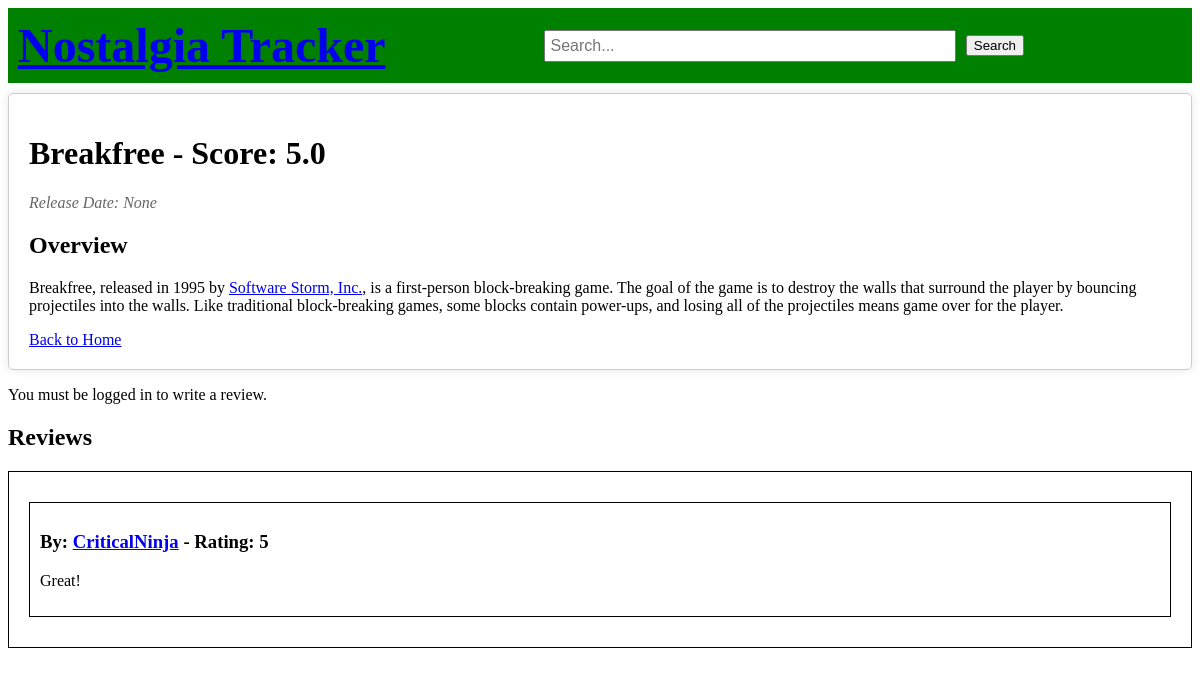
The app's page /game/3030-2 with its own data.
### tables this page shows
CREATE TABLE Game (
            GUID TEXT PRIMARY KEY,
            Name TEXT NOT NULL,
            Description TEXT,
            ReleaseDate TEXT
        );

CREATE TABLE Review (
        ReviewID INTEGER PRIMARY KEY,
        Content TEXT,
        Rating INTEGER,
        Likes INTEGER DEFAULT 0,
        Dislikes INTEGER DEFAULT 0,
        Timestamp TEXT DEFAULT CURRENT_TIMESTAMP,
        UserID INTEGER,
        GameGUID TEXT,
        FOREIGN KEY(UserID) REFERENCES User(UserID),
        FOREIGN KEY(GameGUID) REFERENCES Game(GUID)
    );

CREATE TABLE User (
            UserID INTEGER PRIMARY KEY,
            Username TEXT NOT NULL,
            Email TEXT NOT NULL,
            Password TEXT NOT NULL
        );

### app.py (the view)
@app.route('/game/<guid>')
def game_page(guid):
    db = get_db()
    cur = db.execute("SELECT * FROM Game WHERE GUID = ?", (guid,))
    game = cur.fetchone()
    cur = db.execute("SELECT Review.*, User.Username FROM Review JOIN User ON Review.UserID = User.UserID WHERE Review.GameGUID = ? ORDER BY Timestamp DESC", (guid,))
    reviews = cur.fetchall()
    user_already_reviewed = False
    average_rating = sum([review[2] for review in reviews]) / len(reviews) if reviews else 0  # Assuming Rating is the 3rd column in the reviews table
    if 'user_id' in session:
        db = get_db()
        cur = db.execute("SELECT * FROM Review WHERE UserID = ? AND GameGUID = ?", (session['user_id'], guid))
        user_already_reviewed = cur.fetchone() is not None
    return render_template('game_page.html', game=game, reviews=reviews, user_already_reviewed=user_already_reviewed, average_rating=average_rating)

### app.py (called while the page is built)
@app.before_request
def before_request():
    g.db = get_db()

@app.after_request
def add_header(response):
    response.headers['Cache-Control'] = 'no-store'
    return response

### db.py (called while the page is built)
def get_db():
    if 'db' not in g:
        g.db = sqlite3.connect('games.db')
        g.db.row_factory = sqlite3.Row
    return g.db

### templates/game_page.html (shortened to what this page needs)
<!DOCTYPE html>
<html>
<head>
</head>
<body>
    <div class="header">
        <h1 class="header-title"><a href="{{ url_for('index') }}">Nostalgia Tracker</a></h1>
        <form class="search-bar" action="{{ url_for('search') }}" method="post">
            <input type="text" name="query" placeholder="Search...">
            <input type="submit" value="Search">
        </form>
    </div>
    <div class="game-box">
        <h1>{{ game.Name }} - Score: {{ average_rating }}</h1>
        <div class="release-date">Release Date: {{ game.ReleaseDate }}</div>
        <div class="description">{{ game.Description | safe }}</div>
        <a href="{{ url_for('index') }}">Back to Home</a>
    </div>
    {% if 'user_id' in session %}
        {% if user_already_reviewed %}
            <p>You already wrote your review, but you can edit it!</p>
        {% else %}
            <button id="start-review-button">Start Review</button>
        {% endif %}
        <form id="review-form" style="display: none;" action="{{ url_for('submit_review', guid=game.GUID) }}" method="post">
            <input type="hidden" id="ReviewID" name="ReviewID">
            <textarea id="content" name="content" placeholder="Write your review here..."></textarea>
            <label for="rating">Rating:</label>
            <select id="rating" name="rating">
                <option value="1">1</option>
                <option value="2">2</option>
                <option value="3">3</option>
                <option value="4">4</option>
                <option value="5">5</option>
            </select>
            <input type="submit" value="Submit">
        </form>
    {% else %}
        <p>You must be logged in to write a review.</p>
    {% endif %}
    <h2>Reviews</h2>
    <div class="reviews-container">
        {% for review in reviews %}
            <div class="review-box">
                <h3>By: <a href="{{ url_for('profile', username=review.Username) }}">{{ review.Username }}</a> - Rating: {{ review.Rating }}</h3>
                <p>{{ review.Content }}</p>
            </div>
        {% endfor %}
    </div>
</body>
</html>

### templates/game_page.html (style rules this page uses)
.header { background-color: green; color: white; padding: 10px; text-align: left; font-size: 24px; display: flex; justify-content: space-between; align-items: center; }
.header-title { margin: 0; }
.search-bar { display: flex; align-items: center; flex-grow: 1; justify-content: center; }
.search-bar input[type="text"] { margin-right: 10px; width: 50%; padding: 5px; font-size: 16px; }
.game-box { border: 1px solid #ccc; border-radius: 5px; padding: 10px; margin-bottom: 20px; }
.release-date { font-style: italic; color: #666; }
.description { margin-top: 10px; }
.game-box { border: 1px solid #ccc; padding: 20px; margin: 10px 0; border-radius: 5px; box-shadow: 0 0 10px rgba(0, 0, 0, 0.1); }
.reviews-container { border: 1px solid #000; padding: 20px; margin: 20px 0; }
.review-box { border: 1px solid #000; padding: 10px; margin: 10px 0; }

### records on screen
Game: Name "Breakfree", Description "Overview Breakfree, released in 1995 by Software Storm, Inc. , is a first-person block-breaking game. The goal of the game is to destroy the walls that surround the player by bouncing projectiles into the walls. Like traditional block-breaking games, some blocks contain power-ups, and losing all of the projectiles means game over for the player."
Review: Username "CriticalNinja", Rating "5", Content "Great!"

### other values on screen
{{ average_rating }} "5.0"
{{ game.ReleaseDate }} "None"
